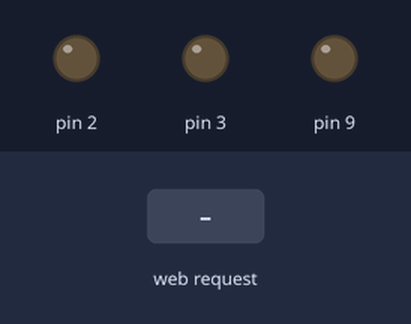
This sketch was run on a simulated Arduino Uno, built with avr-gcc and run on an emulated ATmega328P. Shown: output pins drawn as LEDs (lit = HIGH). The inputs (shaded band) are chosen by the test bench. WiFi joins after 1.5 s; servers stay silent unless stated.

Above: at 1.2 s.
1.3 s: HTTP request GET /?ve=1 received
At 2.3 s:
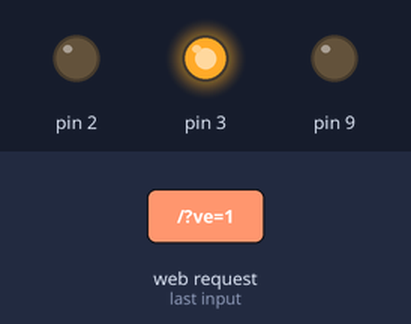
2.8 s: HTTP request GET /?am=1 received
At 3.4 s:
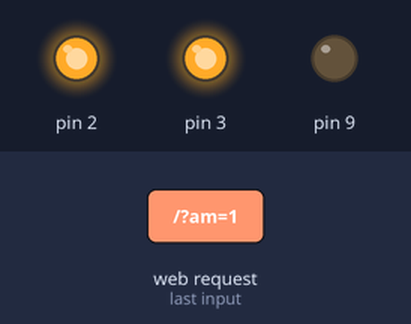
4.3 s: HTTP request GET /?ve=0 received
At 4.6 s:
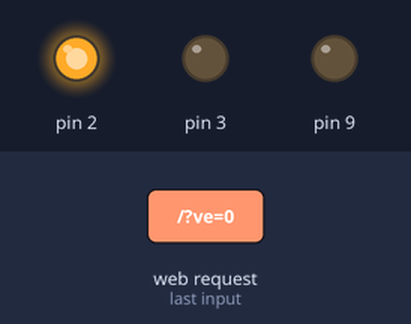
5.8 s: HTTP request GET /?vd=1 received
At 6.9 s:
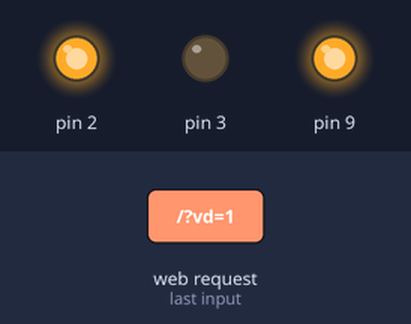
7.3 s: HTTP request GET /?am=0 received
At 8.0 s:
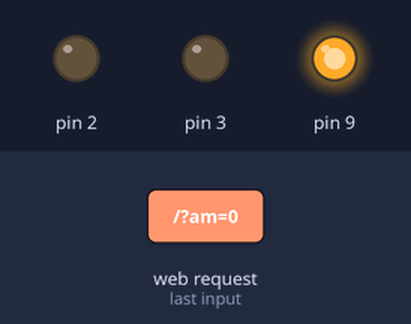
8.8 s: HTTP request GET /?vd=0 received
At 9.2 s:
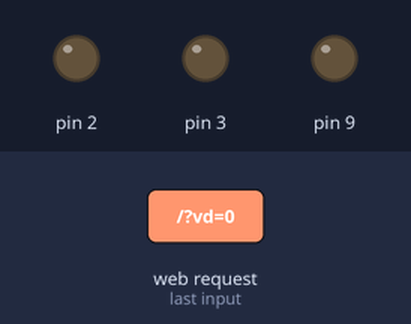
Timing chart, 0 to 11.3 s (numbered marks = the images above; inputs shaded):
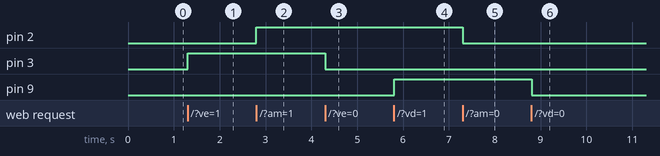

Measured:
- after the input at 1.3 s, pin 3: LOW → HIGH at once
- after the input at 2.8 s, pin 2: LOW → HIGH at once
- after the input at 4.3 s, pin 3: HIGH → LOW at once
- after the input at 5.8 s, pin 9: LOW → HIGH at once
- after the input at 7.3 s, pin 2: HIGH → LOW at once
- after the input at 8.8 s, pin 9: HIGH → LOW at once

The sketch:

sinaleiro.ino
```cpp
#include <SPI.h>
#include <Ethernet.h>

EthernetServer server(80);
byte      mac[] = { 0x90, 0xA2, 0xDA, 0x0D, 0x40, 0x02 };
IPAddress ip(192,168,100, 110);
int       ligaVermelho;
int       ligaAmarelo;
int       ligaVerde;

void setup(){
   Ethernet.begin(mac, ip);
   server.begin();
   pinMode(2,OUTPUT);
   pinMode(3,OUTPUT);
   pinMode(9,OUTPUT);
   ligaVermelho = 0;
   ligaAmarelo  = 0;
   ligaVerde    = 0;
}

void loop(){
   EthernetClient client = server.available(); //Servidor disponivel a receber chamadas
   if(client){ //Se tiver cliente conectado
     String get; //Cria um String essa String armazenará o que vem do cliente
     while(client.connected()){ //Inicia um laço, que repetirá enquanto houver o cliente conectado
         if(client.available()){ //Se tiver conexão com cliente
           char c = client.read(); //Le o que vem do cliente (neste caso vem Char por Char)
           get.concat(c); //Vai concatenando cada char que vem na String get
           if (c == '\n') { // o \n é simbolo de final de String, ou seja, o que tinha pra concatenar ja concatenou.
              if(get.substring(6,10) == "ve=1"){
                 ligaVermelho = 1;
              }else{
                 if(get.substring(6,10) == "ve=0"){
                    ligaVermelho = 0;
                 }
              }
              if(get.substring(6,10) == "am=1"){
                 ligaAmarelo = 1;
              }else{
                 if(get.substring(6,10) == "am=0"){
                    ligaAmarelo = 0;
                 }
              }
              if(get.substring(6,10) == "vd=1"){
                 ligaVerde = 1;
              }else{
                 if(get.substring(6,10) == "vd=0"){
                    ligaVerde = 0;
                 }
              }
              client.stop();
           }
         }
      }
      if(ligaVermelho == 1){// Vermelho
         digitalWrite(3, HIGH);
      }else{
         digitalWrite(3, LOW);
      }

      if(ligaAmarelo == 1){// Amarelo
         digitalWrite(2, HIGH);
      }else{
         digitalWrite(2, LOW);
      }

      if(ligaVerde == 1){// Verde
         digitalWrite(9, HIGH);
      }else{
         digitalWrite(9, LOW);
      }
   }
}
```
